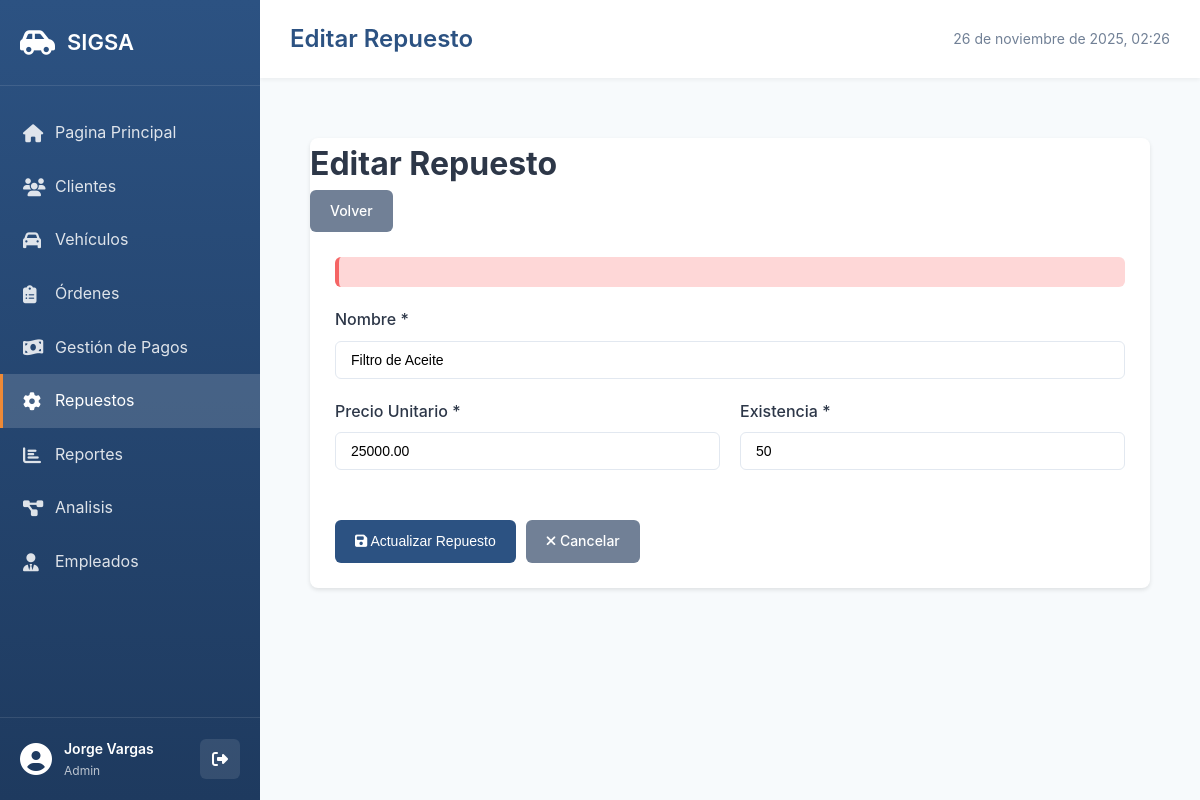
The page /pages/repuestos/edit.php?id=1 (signed in) on the database its author committed.
### tables this page shows
CREATE TABLE Repuestos (
    id_repuesto INT AUTO_INCREMENT PRIMARY KEY,
    codigo VARCHAR(50) UNIQUE,
    nombre VARCHAR(200) NOT NULL,
    descripcion TEXT,
    precio_unitario DECIMAL(10, 2) NOT NULL,
    existencia INT DEFAULT 0,
    stock_minimo INT DEFAULT 5,
    categoria VARCHAR(50),
    proveedor VARCHAR(100),
    fecha_actualizacion TIMESTAMP DEFAULT CURRENT_TIMESTAMP ON UPDATE CURRENT_TIMESTAMP,
    INDEX idx_codigo (codigo),
    INDEX idx_nombre (nombre),
    INDEX idx_existencia (existencia)
);

### pages/repuestos/edit.php (the view, shortened to what this page needs)
<?php
$db = getDB();
$id = $_GET['id'] ?? 0;
$error = '';
$stmt = $db->prepare("SELECT * FROM Repuestos WHERE id_repuesto = ?");
$stmt->execute([$id]);
$repuesto = $stmt->fetch();
include __DIR__ . '/../../includes/header.php';
?>
<div class="container">
    <div class="card">
        <div class="card-header">
            <h1>Editar Repuesto</h1>
            <a href="index.php" class="btn btn-secondary">Volver</a>
        </div>
        <div class="card-body">
            <?php if (isset($error)): ?>
                <div class="alert alert-danger"><?= htmlspecialchars($error) ?></div>
            <?php endif; ?>
            <form method="POST">
                <div class="form-group">
                    <label for="nombre">Nombre *</label>
                    <input type="text" id="nombre" name="nombre" value="<?= htmlspecialchars($repuesto['nombre']) ?>" class="form-control" required>
                </div>
                <div class="form-row">
                    <div class="form-group">
                        <label for="precio_unitario">Precio Unitario *</label>
                        <input type="number" id="precio_unitario" name="precio_unitario" value="<?= $repuesto['precio_unitario'] ?>" class="form-control" step="0.01" min="0" required>
                    </div>
                    <div class="form-group">
                        <label for="existencia">Existencia *</label>
                        <input type="number" id="existencia" name="existencia" value="<?= $repuesto['existencia'] ?>" class="form-control" min="0" required>
                    </div>
                </div>
                <div class="form-actions">
                    <button type="submit" class="btn btn-primary">
                        <i class="fas fa-save"></i> Actualizar Repuesto
                    </button>
                    <a href="index.php" class="btn btn-secondary">
                        <i class="fas fa-times"></i> Cancelar
                    </a>
                </div>
            </form>
        </div>
    </div>
</div>
<?php include __DIR__ . '/../../includes/footer.php'; ?>

### assets/css/style.css (style rules this page uses)
* { margin: 0; padding: 0; box-sizing: border-box; }
:root { --primary-color: #2c5282; --secondary-color: #4a90b5; --success-color: #48bb78; --danger-color: #f56565; --warning-color: #ed8936; --info-color: #4299e1; --dark-color: #2d3748; --light-color: #f7fafc; --border-color: #e2e8f0; --text-color: #2d3748; --text-secondary: #718096; }
body { font-family: -apple-system, BlinkMacSystemFont, 'Segoe UI', 'Roboto', 'Oxygen', 'Ubuntu', sans-serif; background-color: #f7fafc; color: var(--text-color); line-height: 1.6; }
.container { max-width: 1400px; margin: 0 auto; padding: 30px 20px; }
.card { background: white; border-radius: 8px; box-shadow: 0 2px 4px rgba(0,0,0,0.1); margin-bottom: 20px; }
.card-body { padding: 25px; }
.btn { padding: 10px 20px; border: none; border-radius: 6px; font-size: 14px; font-weight: 500; cursor: pointer; text-decoration: none; display: inline-block; transition: all 0.3s; }
.btn-primary { background-color: var(--primary-color); color: white; }
.btn-secondary { background-color: #718096; color: white; }
.form-group { margin-bottom: 20px; }
.form-row { display: grid; grid-template-columns: repeat(auto-fit, minmax(250px, 1fr)); gap: 20px; margin-bottom: 20px; }
.form-group label { display: block; margin-bottom: 8px; color: var(--text-color); font-weight: 500; }
.form-group input, .form-group select, .form-group textarea { width: 100%; padding: 10px 15px; border: 1px solid var(--border-color); border-radius: 6px; font-size: 14px; transition: border-color 0.3s; }
.form-actions { margin-top: 30px; display: flex; gap: 10px; }
.alert { padding: 15px 20px; border-radius: 6px; margin-bottom: 20px; }
.alert-danger { background-color: #fed7d7; color: #742a2a; border-left: 4px solid var(--danger-color); }

### rows shown on the page
repuestos: nombre "Filtro de Aceite", precio_unitario "25000.00", existencia "50"

### other values the page prints
$currentUser['nombre'] "Jorge Vargas"
$currentUser['rol'] "Admin"
$pageTitle "Editar Repuesto"
